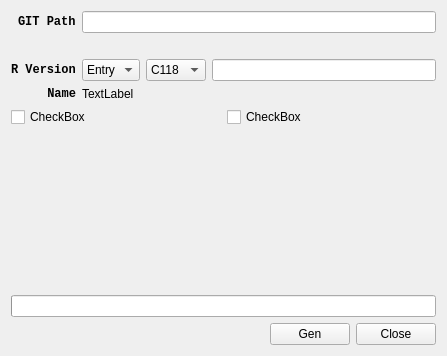
<?xml version="1.0" encoding="UTF-8"?>
<ui version="4.0">
 <class>Form</class>
 <widget class="QWidget" name="Form">
  <property name="geometry">
   <rect>
    <x>0</x>
    <y>0</y>
    <width>447</width>
    <height>356</height>
   </rect>
  </property>
  <property name="windowTitle">
   <string>Form</string>
  </property>
  <layout class="QVBoxLayout" name="verticalLayout_2">
   <item>
    <layout class="QFormLayout" name="formLayout">
     <property name="sizeConstraint">
      <enum>QLayout::SetDefaultConstraint</enum>
     </property>
     <property name="fieldGrowthPolicy">
      <enum>QFormLayout::AllNonFixedFieldsGrow</enum>
     </property>
     <property name="rowWrapPolicy">
      <enum>QFormLayout::DontWrapRows</enum>
     </property>
     <property name="labelAlignment">
      <set>Qt::AlignRight|Qt::AlignTrailing|Qt::AlignVCenter</set>
     </property>
     <item row="2" column="0">
      <widget class="QLabel" name="label_2">
       <property name="sizePolicy">
        <sizepolicy hsizetype="Fixed" vsizetype="Preferred">
         <horstretch>0</horstretch>
         <verstretch>0</verstretch>
        </sizepolicy>
       </property>
       <property name="font">
        <font>
         <family>Consolas</family>
         <weight>75</weight>
         <bold>true</bold>
        </font>
       </property>
       <property name="layoutDirection">
        <enum>Qt::LeftToRight</enum>
       </property>
       <property name="inputMethodHints">
        <set>Qt::ImhHiddenText</set>
       </property>
       <property name="text">
        <string>GIT Path</string>
       </property>
      </widget>
     </item>
     <item row="2" column="1">
      <widget class="QLineEdit" name="lineEdit_2"/>
     </item>
     <item row="4" column="0">
      <widget class="QLabel" name="label">
       <property name="sizePolicy">
        <sizepolicy hsizetype="Fixed" vsizetype="Preferred">
         <horstretch>0</horstretch>
         <verstretch>0</verstretch>
        </sizepolicy>
       </property>
       <property name="font">
        <font>
         <family>Consolas</family>
         <weight>75</weight>
         <bold>true</bold>
        </font>
       </property>
       <property name="layoutDirection">
        <enum>Qt::LeftToRight</enum>
       </property>
       <property name="inputMethodHints">
        <set>Qt::ImhHiddenText</set>
       </property>
       <property name="text">
        <string>R Version</string>
       </property>
      </widget>
     </item>
     <item row="4" column="1">
      <layout class="QHBoxLayout" name="horizontalLayout_2">
       <item>
        <widget class="QComboBox" name="comboBox">
         <property name="sizePolicy">
          <sizepolicy hsizetype="Preferred" vsizetype="Minimum">
           <horstretch>0</horstretch>
           <verstretch>0</verstretch>
          </sizepolicy>
         </property>
         <item>
          <property name="text">
           <string>Entry</string>
          </property>
         </item>
         <item>
          <property name="text">
           <string>Min</string>
          </property>
         </item>
        </widget>
       </item>
       <item>
        <widget class="QComboBox" name="comboBox_2">
         <item>
          <property name="text">
           <string>C118</string>
          </property>
         </item>
         <item>
          <property name="text">
           <string>V167</string>
          </property>
         </item>
         <item>
          <property name="text">
           <string>H223</string>
          </property>
         </item>
        </widget>
       </item>
       <item>
        <widget class="QLineEdit" name="lineEdit"/>
       </item>
      </layout>
     </item>
     <item row="6" column="0">
      <widget class="QLabel" name="label_4">
       <property name="sizePolicy">
        <sizepolicy hsizetype="Fixed" vsizetype="Preferred">
         <horstretch>0</horstretch>
         <verstretch>0</verstretch>
        </sizepolicy>
       </property>
       <property name="font">
        <font>
         <family>Consolas</family>
         <weight>75</weight>
         <bold>true</bold>
        </font>
       </property>
       <property name="layoutDirection">
        <enum>Qt::LeftToRight</enum>
       </property>
       <property name="inputMethodHints">
        <set>Qt::ImhHiddenText</set>
       </property>
       <property name="text">
        <string>Name</string>
       </property>
       <property name="alignment">
        <set>Qt::AlignRight|Qt::AlignTrailing|Qt::AlignVCenter</set>
       </property>
      </widget>
     </item>
     <item row="6" column="1">
      <widget class="QLabel" name="label_3">
       <property name="text">
        <string>TextLabel</string>
       </property>
      </widget>
     </item>
     <item row="3" column="1">
      <widget class="QLabel" name="label_5">
       <property name="text">
        <string/>
       </property>
      </widget>
     </item>
    </layout>
   </item>
   <item>
    <layout class="QGridLayout" name="gridLayout">
     <item row="0" column="0">
      <widget class="QCheckBox" name="checkBox_2">
       <property name="text">
        <string>CheckBox</string>
       </property>
      </widget>
     </item>
     <item row="0" column="1">
      <widget class="QCheckBox" name="checkBox">
       <property name="text">
        <string>CheckBox</string>
       </property>
      </widget>
     </item>
    </layout>
   </item>
   <item>
    <spacer name="verticalSpacer">
     <property name="orientation">
      <enum>Qt::Vertical</enum>
     </property>
     <property name="sizeHint" stdset="0">
      <size>
       <width>20</width>
       <height>30</height>
      </size>
     </property>
    </spacer>
   </item>
   <item>
    <layout class="QVBoxLayout" name="verticalLayout">
     <item>
      <widget class="QProgressBar" name="progressBar">
       <property name="value">
        <number>0</number>
       </property>
       <property name="textVisible">
        <bool>false</bool>
       </property>
      </widget>
     </item>
    </layout>
   </item>
   <item>
    <layout class="QHBoxLayout" name="horizontalLayout">
     <item>
      <spacer name="horizontalSpacer">
       <property name="orientation">
        <enum>Qt::Horizontal</enum>
       </property>
       <property name="sizeHint" stdset="0">
        <size>
         <width>40</width>
         <height>20</height>
        </size>
       </property>
      </spacer>
     </item>
     <item>
      <widget class="QPushButton" name="pushButton">
       <property name="text">
        <string>Gen</string>
       </property>
      </widget>
     </item>
     <item>
      <widget class="QPushButton" name="pushButton_2">
       <property name="text">
        <string>Close</string>
       </property>
      </widget>
     </item>
    </layout>
   </item>
  </layout>
 </widget>
 <resources/>
 <connections>
  <connection>
   <sender>pushButton_2</sender>
   <signal>clicked()</signal>
   <receiver>Form</receiver>
   <slot>close()</slot>
   <hints>
    <hint type="sourcelabel">
     <x>290</x>
     <y>190</y>
    </hint>
    <hint type="destinationlabel">
     <x>265</x>
     <y>213</y>
    </hint>
   </hints>
  </connection>
 </connections>
</ui>
